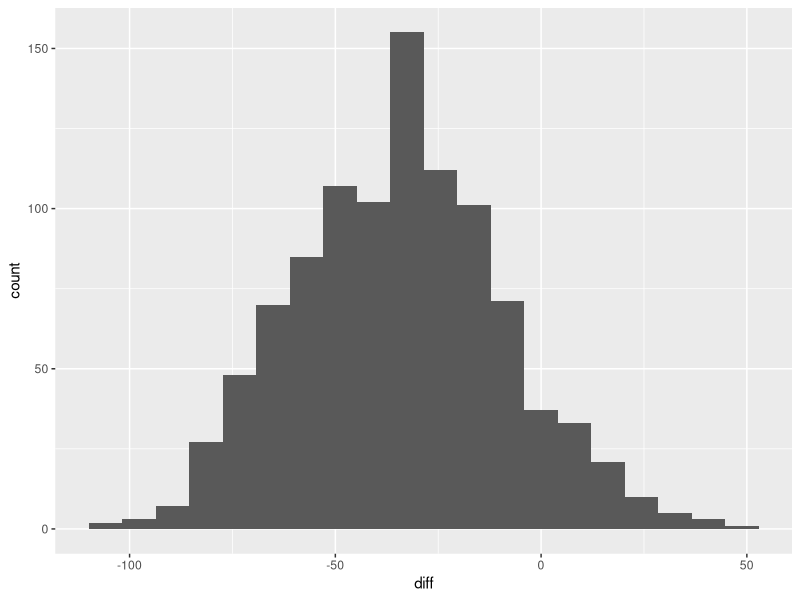

Reproduce this figure in R.
## ---- chunk 1
knitr::opts_chunk$set(echo = TRUE)
## ---- chunk 2
data(mtcars)

library(tidyverse)
library(modelr)
library(broom)
## ---- chunk 3

mtcars_am <- mtcars %>% 
  select(hp, am) %>% 
  filter(am == 1) %>% 
  pull(hp)

mtcars_ma <- mtcars %>% 
  select(hp, am) %>% 
  filter(am == 0) %>% 
  pull(hp)
  
sample(mtcars_am, replace = TRUE)
sample(mtcars_ma, replace = TRUE)

am_boot <- replicate(1000, sample(mtcars_am, replace = TRUE), simplify = FALSE)
ma_boot <- replicate(1000, sample(mtcars_ma, replace = TRUE), simplify = FALSE)

car_stat <- data.frame(
  auto = map_dbl(am_boot, mean),
  manual = map_dbl(ma_boot, mean)
) %>% 
  mutate(diff = auto - manual)

head(car_stat)

car_stat %>% 
ggplot(aes(x = diff)) + geom_histogram(bins = 20)

quantile(car_stat$diff, c(0.025, 0.975))
